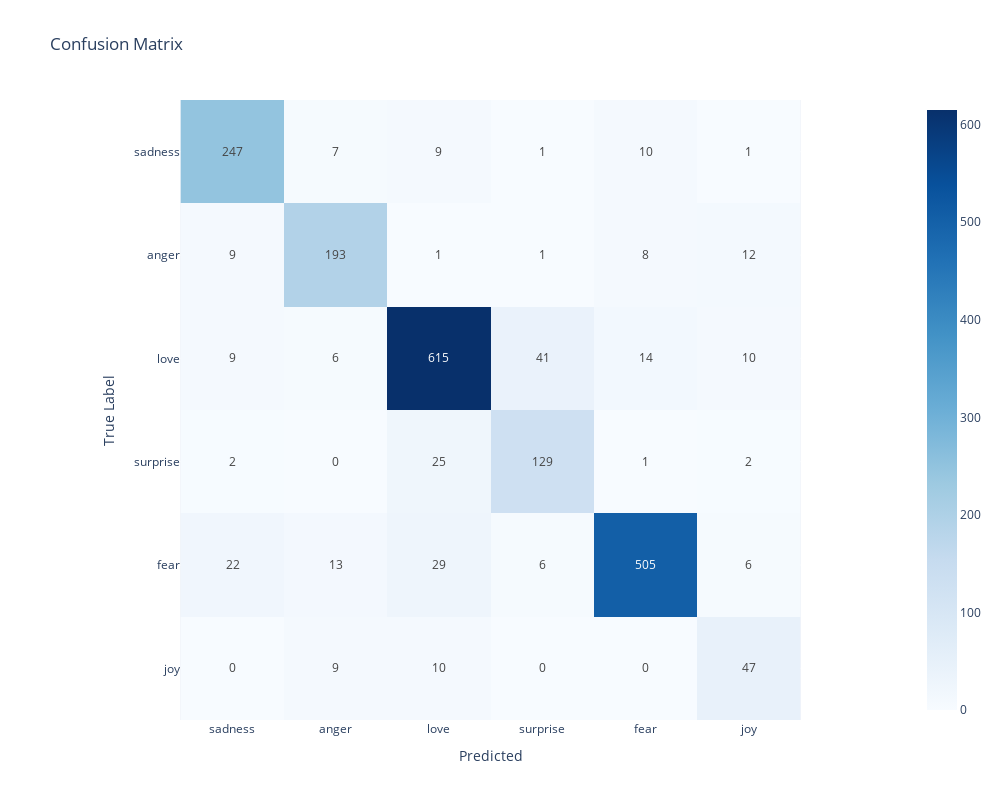

The notebook cell this image was saved under:
### Code cell
model = Model(X_train, y_train, X_test, y_test, RandomForestClassifier(random_state = 42), TfidfVectorizer(), balancer=SMOTE(random_state=42))
model.fit()
y_pred = model.predict()
model.report(y_pred, class_labels)

### Figure 1 — Plotly figure (JSON) as saved in the notebook; plotly's stock layout.template omitted (floating-point values rounded to 4 significant figures)
{"data": [{"coloraxis": "coloraxis", "hovertemplate": "Predicted: %{x}<br>True Label: %{y}<br>color: %{z}<extra></extra>", "name": "0", "texttemplate": "%{z}", "type": "heatmap", "x": ["sadness", "anger", "love", "surprise", "fear", "joy"], "xaxis": "x", "y": ["sadness", "anger", "love", "surprise", "fear", "joy"], "yaxis": "y", "z": [[247, 7, 9, 1, 10, 1], [9, 193, 1, 1, 8, 12], [9, 6, 615, 41, 14, 10], [2, 0, 25, 129, 1, 2], [22, 13, 29, 6, 505, 6], [0, 9, 10, 0, 0, 47]]}], "layout": {"coloraxis": {"colorscale": [[0, "rgb(247,251,255)"], [0.125, "rgb(222,235,247)"], [0.25, "rgb(198,219,239)"], [0.375, "rgb(158,202,225)"], [0.5, "rgb(107,174,214)"], [0.625, "rgb(66,146,198)"], [0.75, "rgb(33,113,181)"], [0.875, "rgb(8,81,156)"], [1, "rgb(8,48,107)"]]}, "height": 800, "title": {"text": "Confusion Matrix"}, "width": 1000, "xaxis": {"anchor": "y", "constrain": "domain", "domain": [0, 1], "scaleanchor": "y", "title": {"text": "Predicted"}}, "yaxis": {"anchor": "x", "autorange": "reversed", "constrain": "domain", "domain": [0, 1], "title": {"text": "True Label"}}}}
